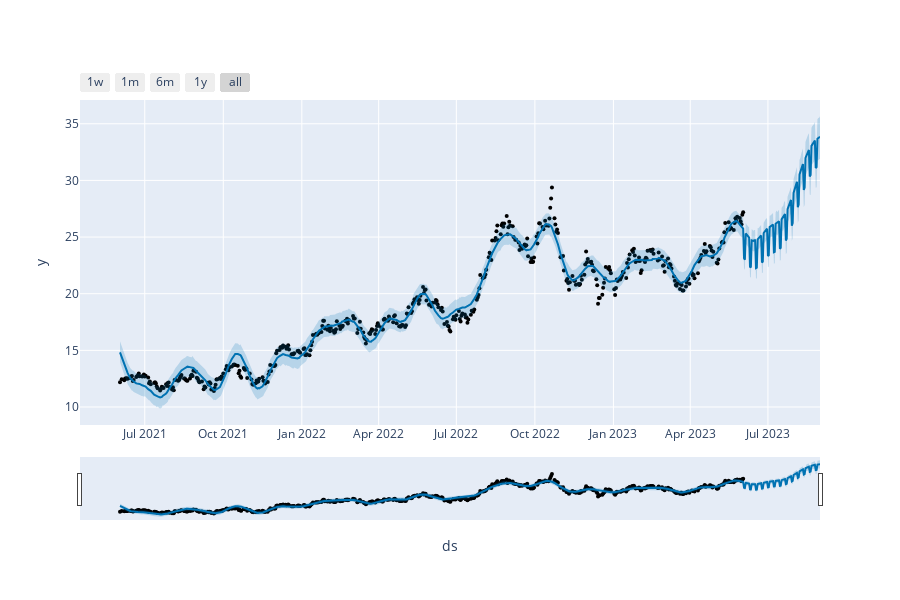

The code cell stored with this chart in its notebook:
### Code cell
plot_plotly(modelo, periodo)

### Figure 1 — Plotly figure (JSON) as saved in the notebook; plotly's stock layout.template omitted (floating-point values rounded to 4 significant figures; data arrays with more than 128 entries replaced by an {"elided": "..."} marker saying what was removed)
{"data": [{"marker": {"color": "black", "size": 4}, "mode": "markers", "name": "Actual", "type": "scatter", "x": {"elided": "500 str values"}, "y": {"elided": "500 float values"}}, {"hoverinfo": "skip", "line": {"width": 0}, "mode": "lines", "type": "scatter", "x": {"elided": "590 str values"}, "y": {"elided": "590 float values"}}, {"fill": "tonexty", "fillcolor": "rgba(0, 114, 178, 0.2)", "line": {"color": "#0072B2", "width": 2}, "mode": "lines", "name": "Predicted", "type": "scatter", "x": {"elided": "590 str values"}, "y": {"elided": "590 float values"}}, {"fill": "tonexty", "fillcolor": "rgba(0, 114, 178, 0.2)", "hoverinfo": "skip", "line": {"width": 0}, "mode": "lines", "type": "scatter", "x": {"elided": "590 str values"}, "y": {"elided": "590 float values"}}], "layout": {"height": 600, "showlegend": false, "width": 900, "xaxis": {"rangeselector": {"buttons": [{"count": 7, "label": "1w", "step": "day", "stepmode": "backward"}, {"count": 1, "label": "1m", "step": "month", "stepmode": "backward"}, {"count": 6, "label": "6m", "step": "month", "stepmode": "backward"}, {"count": 1, "label": "1y", "step": "year", "stepmode": "backward"}, {"step": "all"}]}, "rangeslider": {"visible": true}, "title": {"text": "ds"}, "type": "date"}, "yaxis": {"title": {"text": "y"}}}}
